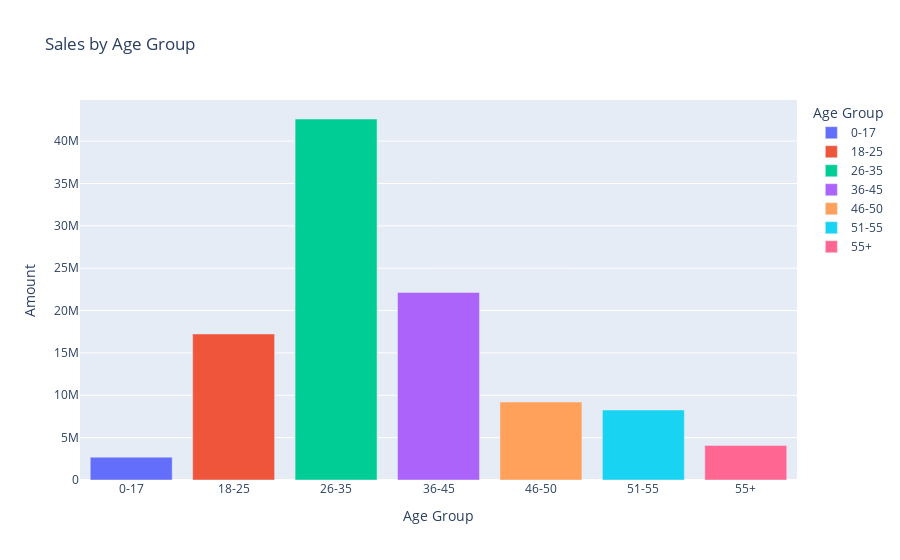

Source (notebook cell):
### Code cell
# 4. Sales by Age Group
fig_age = px.bar(df.groupby("Age Group")["Amount"].sum().reset_index(),
                 x="Age Group", y="Amount", color="Age Group",
                 title="Sales by Age Group")
fig_age.show()

### Figure 1 — Plotly figure (JSON) as saved in the notebook; plotly's stock layout.template omitted (floating-point values rounded to 4 significant figures)
{"data": [{"alignmentgroup": "True", "hovertemplate": "Age Group=%{x}<br>Amount=%{y}<extra></extra>", "legendgroup": "0-17", "marker": {"color": "#636efa", "pattern": {"shape": ""}}, "name": "0-17", "offsetgroup": "0-17", "orientation": "v", "showlegend": true, "textposition": "auto", "type": "bar", "x": ["0-17"], "xaxis": "x", "y": [2699653], "yaxis": "y"}, {"alignmentgroup": "True", "hovertemplate": "Age Group=%{x}<br>Amount=%{y}<extra></extra>", "legendgroup": "18-25", "marker": {"color": "#EF553B", "pattern": {"shape": ""}}, "name": "18-25", "offsetgroup": "18-25", "orientation": "v", "showlegend": true, "textposition": "auto", "type": "bar", "x": ["18-25"], "xaxis": "x", "y": [17240732], "yaxis": "y"}, {"alignmentgroup": "True", "hovertemplate": "Age Group=%{x}<br>Amount=%{y}<extra></extra>", "legendgroup": "26-35", "marker": {"color": "#00cc96", "pattern": {"shape": ""}}, "name": "26-35", "offsetgroup": "26-35", "orientation": "v", "showlegend": true, "textposition": "auto", "type": "bar", "x": ["26-35"], "xaxis": "x", "y": [42610000.0], "yaxis": "y"}, {"alignmentgroup": "True", "hovertemplate": "Age Group=%{x}<br>Amount=%{y}<extra></extra>", "legendgroup": "36-45", "marker": {"color": "#ab63fa", "pattern": {"shape": ""}}, "name": "36-45", "offsetgroup": "36-45", "orientation": "v", "showlegend": true, "textposition": "auto", "type": "bar", "x": ["36-45"], "xaxis": "x", "y": [22140000.0], "yaxis": "y"}, {"alignmentgroup": "True", "hovertemplate": "Age Group=%{x}<br>Amount=%{y}<extra></extra>", "legendgroup": "46-50", "marker": {"color": "#FFA15A", "pattern": {"shape": ""}}, "name": "46-50", "offsetgroup": "46-50", "orientation": "v", "showlegend": true, "textposition": "auto", "type": "bar", "x": ["46-50"], "xaxis": "x", "y": [9207844], "yaxis": "y"}, {"alignmentgroup": "True", "hovertemplate": "Age Group=%{x}<br>Amount=%{y}<extra></extra>", "legendgroup": "51-55", "marker": {"color": "#19d3f3", "pattern": {"shape": ""}}, "name": "51-55", "offsetgroup": "51-55", "orientation": "v", "showlegend": true, "textposition": "auto", "type": "bar", "x": ["51-55"], "xaxis": "x", "y": [8261477], "yaxis": "y"}, {"alignmentgroup": "True", "hovertemplate": "Age Group=%{x}<br>Amount=%{y}<extra></extra>", "legendgroup": "55+", "marker": {"color": "#FF6692", "pattern": {"shape": ""}}, "name": "55+", "offsetgroup": "55+", "orientation": "v", "showlegend": true, "textposition": "auto", "type": "bar", "x": ["55+"], "xaxis": "x", "y": [4080987], "yaxis": "y"}], "layout": {"autosize": true, "barmode": "relative", "legend": {"title": {"text": "Age Group"}, "tracegroupgap": 0}, "title": {"text": "Sales by Age Group"}, "xaxis": {"anchor": "y", "autorange": true, "categoryarray": ["0-17", "18-25", "26-35", "36-45", "46-50", "51-55", "55+"], "categoryorder": "array", "domain": [0, 1], "range": [-0.5, 6.5], "title": {"text": "Age Group"}, "type": "category"}, "yaxis": {"anchor": "x", "autorange": true, "domain": [0, 1], "range": [0, 44860000.0], "title": {"text": "Amount"}, "type": "linear"}}}
